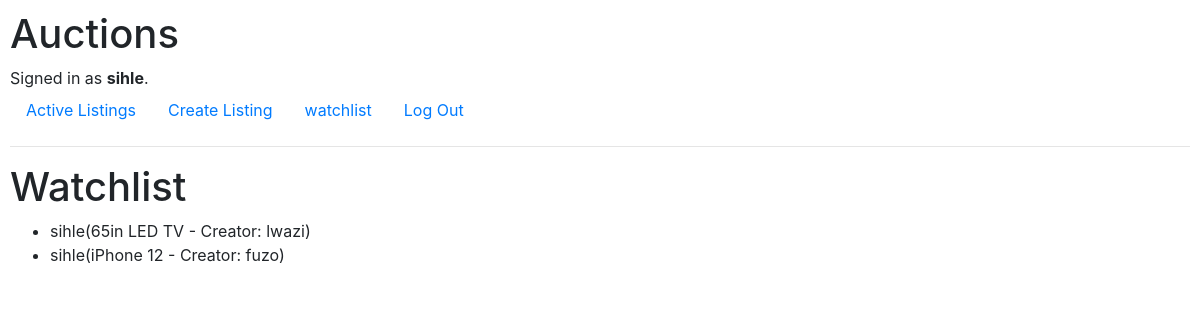
/watchlist (signed in), run on an earlier commit of the app's database.
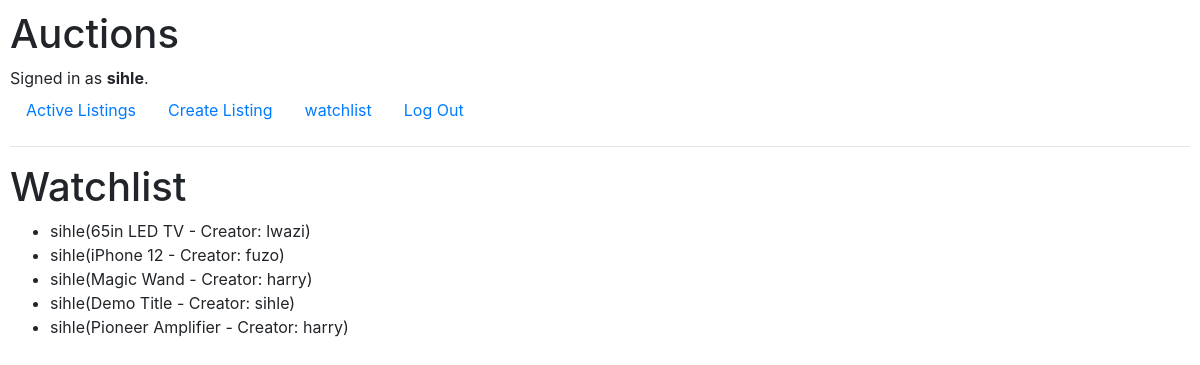
And on a later commit of the database.
### auctions/models.py (models this page shows)
class User(AbstractUser):
    mobile = models.BigIntegerField(null = True)
    listings = models.ManyToManyField("Listing", blank=True, related_name="user_listings")
    bids = models.ManyToManyField("Bid", blank=True, related_name="user_bids")

class Watchlist(models.Model):
    listing = models.ForeignKey(Listing, on_delete=models.CASCADE, related_name="watched")
    user = models.ForeignKey(User, on_delete=models.CASCADE, related_name="wishes")
    def __str__(self):
        return f"{self.user}({self.listing})"

class Listing(models.Model):
    title = models.CharField(max_length= 30)
    description = models.CharField(max_length= 200)
    creator = models.ForeignKey(User, on_delete=models.CASCADE, related_name="user", null=True)
    bid = models.ManyToManyField("Bid", related_name="current_bid", null=True)
    bidders = models.ManyToManyField(User, blank=True, related_name="buyers")
    pub_date = models.DateField(default=date.today)
    mod_date = models.DateField(default=date.today)
    comments = models.ManyToManyField("Comment", related_name="listing_comments", null=True, blank=True)
    category = models.ManyToManyField("Category", related_name="listing_category", null=True)
    def __str__(self):
        return f"{self.title} - Creator: {self.creator}"

### auctions/views.py (the view)
# urls.py: path("watchlist", views.watchlist_view, name="watchlist")
def watchlist_view(request):
    current_user = request.user
    print(f"current user: {current_user.id}")
    return render(request, "auctions/watchlist.html", {"items": Watchlist.objects.filter(user_id=current_user)})
    pass

### auctions/templates/auctions/watchlist.html
{% extends "auctions/layout.html" %}
{% block body %}
    <h1>Watchlist</h1>
    <div>
        <ul>
            {% for item in items %}
                <li>{{item}}</li>
            {% empty %}
            <li> No listings added yet</li>
            {% endfor %}
        </ul>
    </div>
{% endblock %}

### auctions/templates/auctions/layout.html (shortened to what this page needs)
{% load static %}
<!DOCTYPE html>
<html lang="en">
    <head>
        <link rel="stylesheet" href="https://stackpath.bootstrapcdn.com/bootstrap/4.4.1/css/bootstrap.min.css">
        <link href="{% static 'auctions/styles.css' %}" rel="stylesheet">
    </head>
    <body>
        <h1>Auctions</h1>
        <div>
            {% if user.is_authenticated %}
                Signed in as <strong>{{ user.username }}</strong>.
            {% else %}
                Not signed in.
            {% endif %}
        </div>
        <ul class="nav">
            <li class="nav-item">
                <a class="nav-link" href="{% url 'index' %}">Active Listings</a>
            </li>
            {% if user.is_authenticated %}
                <li class="nav-item">
                    <a class="nav-link" href="{% url 'create' %}">Create Listing</a>
                </li>
                <li class="nav-item">
                    <a class="nav-link" href="{% url 'watchlist' %}">watchlist</a>
                </li>
                <li class="nav-item">
                    <a class="nav-link" href="{% url 'logout' %}">Log Out</a>
                </li>
            {% endif %}
        </ul>
        <hr>
        {% block body %}
        {% endblock %}
    </body>
</html>

### auctions/static/auctions/styles.css (style rules this page uses)
body { padding: 10px; }

What changed in the data, as far as the page shows it:
added Watchlist: user+listing "sihle(Magic Wand - Creator: harry)"
added Watchlist: user+listing "sihle(Demo Title - Creator: sihle)"
added Watchlist: user+listing "sihle(Pioneer Amplifier - Creator: harry)"
